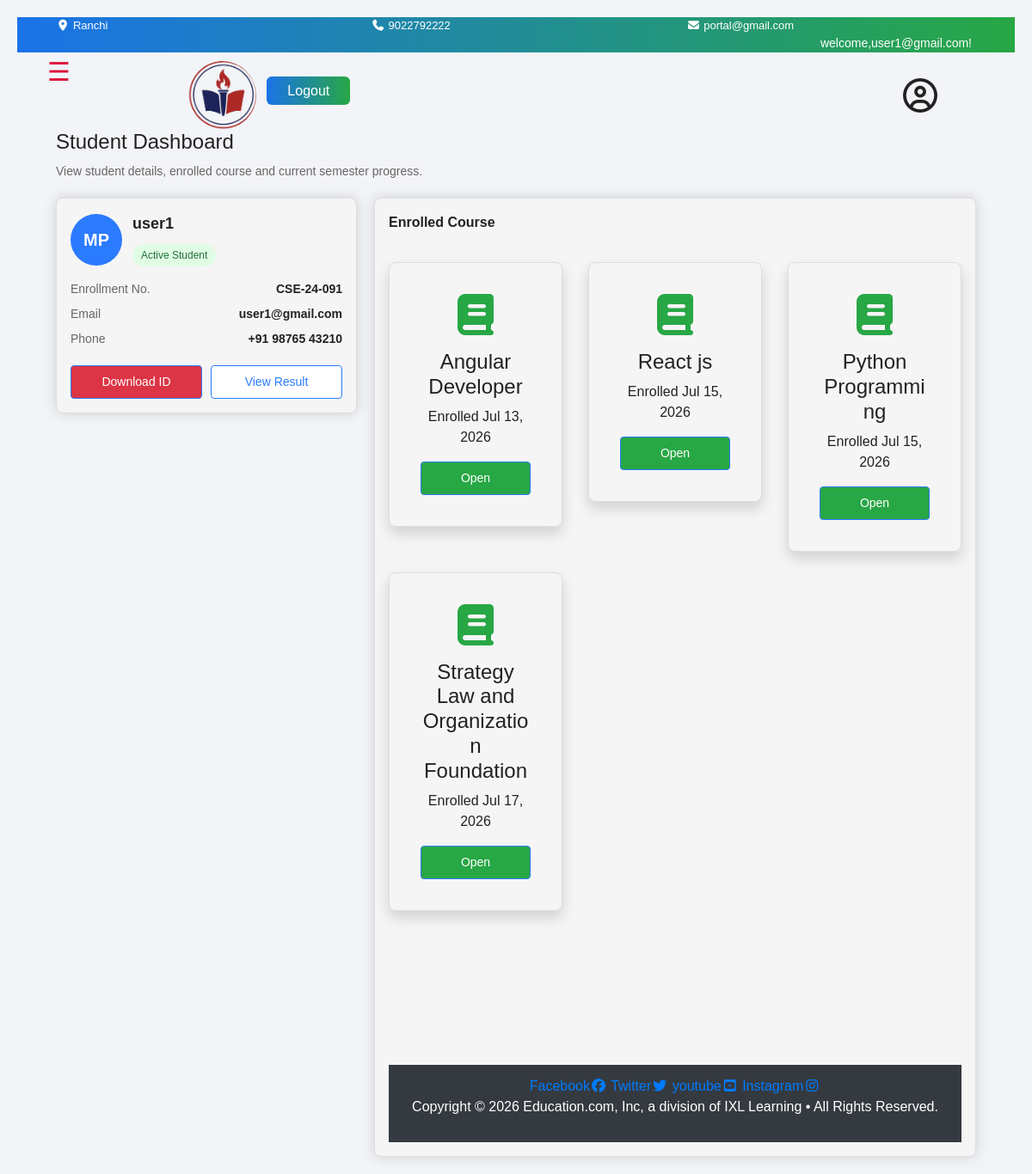
Before: /studentdashboard/ (signed in) with the older database file.
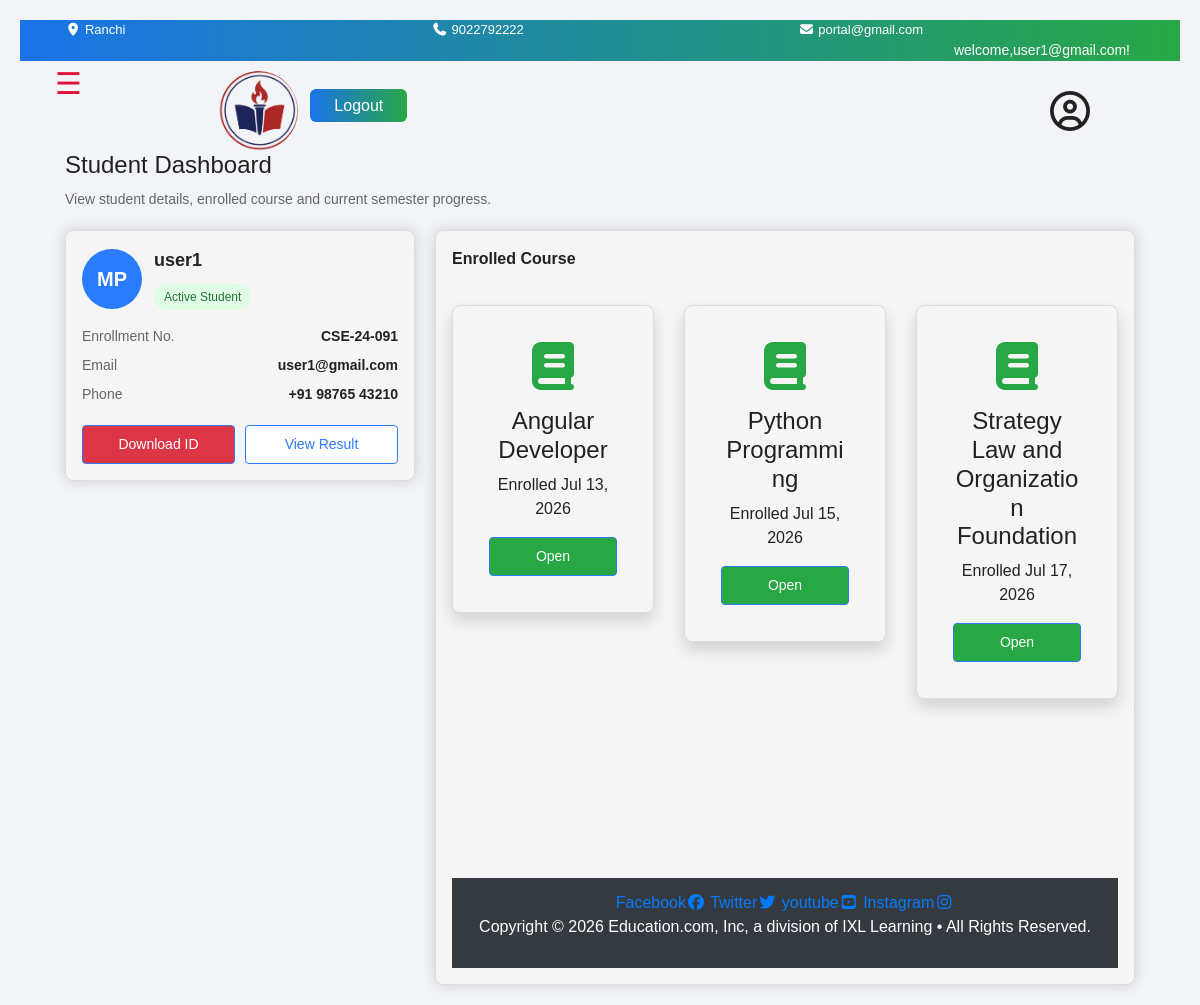
After: the same page with the newer database file.
### myapp/models.py (models this page shows, shortened)
class Enrollment(models.Model):
    student = models.ForeignKey(User, on_delete=models.CASCADE, related_name='enrollments')
    course = models.ForeignKey(Courses, on_delete=models.CASCADE, related_name='enrollments')
    enrolled_at = models.DateTimeField(auto_now_add=True)

class Courses(models.Model):
    user=models.ForeignKey('auth.user',on_delete=models.CASCADE)
    product_name=models.CharField(max_length=200)
    description=models.TextField(null=True)
    qty=models.IntegerField(default=1)
    product_image=models.ImageField(upload_to='product_images/',blank=True,null=True)
    price=models.DecimalField(max_digits=10,decimal_places=2)

### myapp/views.py (the view)
# urls.py: path('studentdashboard/',stdash,name='studentdashboard'),
@login_required
def stdash(request):
    if request.user.is_staff:
        return render(request, 'msg.html', {'message': 'Faculty cannot access student dashboard.'})
    enrollments = Enrollment.objects.filter(student=request.user).select_related('course')
    enrolled_course_ids = [e.course_id for e in enrollments]
    contents = CourseContent.objects.filter(course_id__in=enrolled_course_ids).select_related('course')
    return render(request, 'pages/studentdashboard.html', {
        'enrollments': enrollments,
        'contents': contents,
    })

### myapp/templates/pages/studentdashboard.html (shortened to what this page needs)
{% extends 'base.html'%}
{% load static %}
{% block content %}
{% include "nav.html"%}
  <div class="container">
    <h1>Student Dashboard</h1>
    <p class="small-text">View student details, enrolled course and current semester progress.</p>
    {%if user.is_authenticated%}
    <div class="dashboard">
      <div class="left-column">
        <div class="card">
          <div class="profile-header">
            <div class="avatar">MP</div>
            <div>
              <div class="student-name">{{user}}</div>
              <span class="status-badge">Active Student</span>
            </div>
          </div>
          <div class="info-row">
            <div class="info-label">Enrollment No.</div>
            <div class="info-value">CSE-24-091</div>
          </div>
          <div class="info-row">
            <div class="info-label">Email</div>
            <div class="info-value">{{user.email}}</div>
          </div>
          <div class="info-row">
            <div class="info-label">Phone</div>
            <div class="info-value">+91 98765 43210</div>
          </div>
          <div class="button-row">
            <button class="btn btn-danger">Download ID</button>
            <button class="btn btn-outline">View Result</button>
          </div>
        </div>
      </div>
      {% endif %}
      <div class="right-column">
        <div class="card">
          <div class="section-title">Enrolled Course</div>
          <div class="row mt-4">
            {% for enrollment in enrollments %}
            <div class="col-md-4 mb-4">
                <div class="card shadow">
                    <div class="card-body text-center">
                        <i class="fa-solid fa-book fa-3x text-success"></i>
                        <h4 class="mt-3">{{ enrollment.course.product_name }}</h4>
                        <p>Enrolled {{ enrollment.enrolled_at|date:"M d, Y" }}</p>
                        <a href="{% url 'course_detail' enrollment.course.id %}" class="btn btn-success">Open</a>
                    </div>
                </div>
            </div>
            {% empty %}
            <div class="col-12">
                <p>You haven't enrolled in any courses yet. <a href="{% url 'index' %}">Browse courses</a>.</p>
            </div>
            {% endfor %}
        </div>
{% endblock %}

### myapp/templates/base.html (shortened to what this page needs)
{% load static %}
<!DOCTYPE html>
<html lang="en">
<head>
  <link rel="stylesheet" href="https://cdn.jsdelivr.net/npm/bootstrap@4.6.2/dist/css/bootstrap.min.css"
>
  <link rel="stylesheet" href="https://cdnjs.cloudflare.com/ajax/libs/font-awesome/7.0.1/css/all.min.css"
 />
  <link rel="stylesheet" href="{% static 'style/style.css' %}?v=1">
</head>
<body class="{% block body_class %}{% endblock %}">
    {% block content %}
    {% endblock %}
  <section class="b">
    <div class="footer">
      <footer class="bg-dark text-white text-center">
        <div class="social-links">
          <a href="https://facebook.com" target="_blank" rel="noopener noreferrer">Facebook<i
              class="fa-brands fa-facebook"></i></a>
          <a href="https://twitter.com" target="_blank" rel="noopener noreferrer">Twitter<i
              class="fa-brands fa-twitter"></i></a>
          <a href="https://youtube.com" target="_blank" rel="noopener noreferrer">youtube<i
              class="fa-brands fa-youtube-square"></i></a>
          <a href="https://instagram.com" target="_blank" rel="noopener noreferrer">Instagram<i
              class="fa-brands fa-instagram"></i></a>
          <p class="copyright">Copyright © 2026 Education.com, Inc, a division of IXL Learning • All Rights Reserved.
          </p>
        </div>
      </footer>
    </div>
  </section>
</body>
</html>

### myapp/templates/nav.html (shortened to what this page needs)
{% load static %}
<section class="a">
    <div class="container">
      <div class="row">
        <div class="col-md-4">
          <p>
            <i class="fa-solid fa-location-dot"></i> Ranchi
          </p>
        </div>
        <div class="col-md-4">
          <p>
            <i class="fa-solid fa-phone"></i> 9022792222
          </p>
        </div>
        <div class="col-md-4">
          <p>
            <i class="fa-solid fa-envelope"></i> portal@gmail.com
          </p>
        </div>
        {%if user.is_authenticated%}
        <div class="navbar_testme">
          <p>welcome,{{user.email}}!</p>
        </div>
        {%endif%}
      </div>
    </div>
  </section>
  <div class="side-nav">
    <div class="row">
      <div class="col-md-2">
        <span class="open-btn" style="font-size:30px;cursor:pointer" onclick="openNav()">&#9776;</span>
      </div>
      <div class="col-md-10">
        <div class="logo">
          <img src="{% static 'img/logo.png'%}" alt="Weducation logo">
          <i class="fa-regular fa-circle-user" id="d" style="cursor:pointer;"></i>
          {% if user.is_authenticated %}
          <form action="{% url 'logout' %}" method="post">
            <a class="lg" href="{% url 'logout'%}">Logout</a>
          </form>
          {% else %}
          <a class="lg" href="{% url 'userlogin'%}">Log In</a>
           {% endif %}
        </div>
      </div>
    </div>
  </div>

### myapp/static/style/style.css (style rules this page uses)
html, body { overflow-x: hidden; max-width: 100%; scroll-behavior: smooth; font-family:Arial, Helvetica, sans-serif; }
@media (max-width:2560px) { body { display: flex; flex-direction: column; min-height: 100vh; } }
@media (max-width:2560px) { .open-btn { margin-left: 25px; color: crimson; padding: 5px 10px; } }
@media (max-width:2560px) { .logo { display: flex; justify-content: flex-start; align-items: center; gap: 12px; flex-wrap: wrap; } }
@media (max-width:2560px) { .col-md-10 .lg { background:linear-gradient(90deg, #1a73e8, #28a745); color:#fff; padding: 8px 24px; border-radius: 6px; font-weight: 200; text-decoration: none; transition: background 0.2 ease ; } }
@media (max-width:2560px) { .navbar_testme { margin-left:auto; padding-right:20px; } }
@media (max-width:2560px) { .navbar_testme p { margin-top:0; font-size:14px; color:#fff; } }
@media (max-width:2560px) { .col-md-10 i { position: absolute; right:100px; top:30px; font-size:40px; } }
@media (max-width:2560px) { .logo img { margin-top: 10px; padding-bottom: 0px; justify-content: center; border-radius: 50%; width: 80px; height: 80px; object-fit: cover; } }
@media (max-width:2560px) { .a p { margin-bottom: 0; color: white; } }
@media (max-width:2560px) { .a { background: linear-gradient(90deg, #1a73e8, #28a745); font-size: 13px; } }
@media (max-width:2560px) { footer { margin-top: 155px; padding: 13px; text-align: center; background: cyan; } }
@media (max-width:2560px) { .container .card { background: whitesmoke; border-radius: 8px; box-shadow: 0px 0 15px rgba(0, 0, 0, 0.15); } }
@media (max-width:2560px) { * { margin: 0; padding: 0; box-sizing: border-box; } }
@media (max-width:2560px) { .r img,.btn { display:block; margin:0 auto; } }

### myapp/templates/pages/studentdashboard.html (style rules this page uses)
* { margin: 0; padding: 0; box-sizing: border-box; }
body { font-family: Arial, sans-serif; background-color: #f2f4f7; color: #222; padding: 20px; }
.container { max-width: 1100px; margin: 0 auto; }
h1 { font-size: 24px; margin-bottom: 10px; }
.small-text { color: #666; font-size: 14px; margin-bottom: 20px; }
.dashboard { display: flex; gap: 20px; }
.left-column { flex: 1; }
.right-column { flex: 2; display: flex; flex-direction: column; gap: 20px; }
.card { background-color: #fff; border: 1px solid #ddd; border-radius: 8px; padding: 16px; }
.profile-header { display: flex; gap: 12px; align-items: center; margin-bottom: 16px; }
.avatar { width: 60px; height: 60px; border-radius: 50%; background-color: #2b7bff; color: #fff; display: flex; align-items: center; justify-content: center; font-size: 20px; font-weight: bold; }
.student-name { font-size: 18px; font-weight: bold; }
.status-badge { display: inline-block; margin-top: 6px; padding: 4px 10px; font-size: 12px; border-radius: 20px; background-color: #e0fce5; color: #23723b; }
.info-row { display: flex; justify-content: space-between; margin-bottom: 8px; font-size: 14px; }
.info-label { color: #666; }
.info-value { font-weight: bold; text-align: right; }
.button-row { display: flex; gap: 10px; margin-top: 12px; }
.btn { flex: 1; padding: 8px 10px; font-size: 14px; border-radius: 4px; border: 1px solid #2b7bff; cursor: pointer; }
.btn-outline { background-color: #fff; color: #2b7bff; }
.section-title { font-size: 16px; font-weight: bold; margin-bottom: 10px; }

Changed rows visible on the page:
removed Enrollment: course.product_name "React js", enrolled_at "Jul 15, 2026"
